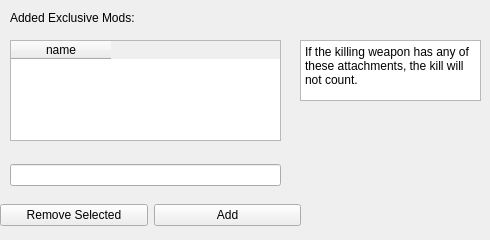
          <widget class="QWidget" name="tab_26">
           <attribute name="title">
            <string>Mods (Exclude)</string>
           </attribute>
           <widget class="QWidget" name="gridLayoutWidget_38">
            <property name="geometry">
             <rect>
              <x>10</x>
              <y>160</y>
              <width>271</width>
              <height>31</height>
             </rect>
            </property>
            <layout class="QGridLayout" name="gridLayout_28">
             <item row="0" column="0">
              <widget class="QLineEdit" name="fld_excmod_cck"/>
             </item>
            </layout>
           </widget>
           <widget class="QTableWidget" name="tb_excmods">
            <property name="geometry">
             <rect>
              <x>10</x>
              <y>40</y>
              <width>271</width>
              <height>101</height>
             </rect>
            </property>
            <property name="selectionBehavior">
             <enum>QAbstractItemView::SelectRows</enum>
            </property>
            <column>
             <property name="text">
              <string>name</string>
             </property>
            </column>
           </widget>
           <widget class="QWidget" name="horizontalLayoutWidget_11">
            <property name="geometry">
             <rect>
              <x>0</x>
              <y>200</y>
              <width>301</width>
              <height>31</height>
             </rect>
            </property>
            <layout class="QHBoxLayout" name="grid_addremove_11">
             <item>
              <widget class="QPushButton" name="pb_rem_emod">
               <property name="text">
                <string>Remove Selected</string>
               </property>
              </widget>
             </item>
             <item>
              <widget class="QPushButton" name="pb_add_emod">
               <property name="text">
                <string>Add</string>
               </property>
              </widget>
             </item>
            </layout>
           </widget>
           <widget class="QLabel" name="lb_addedweps_9">
            <property name="geometry">
             <rect>
              <x>10</x>
              <y>10</y>
              <width>161</width>
              <height>16</height>
             </rect>
            </property>
            <property name="text">
             <string>Added Exclusive Mods:</string>
            </property>
           </widget>
           <widget class="QTextBrowser" name="textBrowser_2">
            <property name="geometry">
             <rect>
              <x>300</x>
              <y>40</y>
              <width>181</width>
              <height>61</height>
             </rect>
            </property>
            <property name="html">
             <string>&lt;!DOCTYPE HTML PUBLIC &quot;-//W3C//DTD HTML 4.0//EN&quot; &quot;http://www.w3.org/TR/REC-html40/strict.dtd&quot;&gt;
&lt;html&gt;&lt;head&gt;&lt;meta name=&quot;qrichtext&quot; content=&quot;1&quot; /&gt;&lt;meta charset=&quot;utf-8&quot; /&gt;&lt;style type=&quot;text/css&quot;&gt;
p, li { white-space: pre-wrap; }
hr { height: 1px; border-width: 0; }
li.unchecked::marker { content: &quot;\2610&quot;; }
li.checked::marker { content: &quot;\2612&quot;; }
&lt;/style&gt;&lt;/head&gt;&lt;body style=&quot; font-family:'Segoe UI'; font-size:9pt; font-weight:400; font-style:normal;&quot;&gt;
&lt;p style=&quot; margin-top:0px; margin-bottom:0px; margin-left:0px; margin-right:0px; -qt-block-indent:0; text-indent:0px;&quot;&gt;If the killing weapon has any of these attachments, the kill will not count.&lt;/p&gt;&lt;/body&gt;&lt;/html&gt;</string>
            </property>
           </widget>
          </widget>
